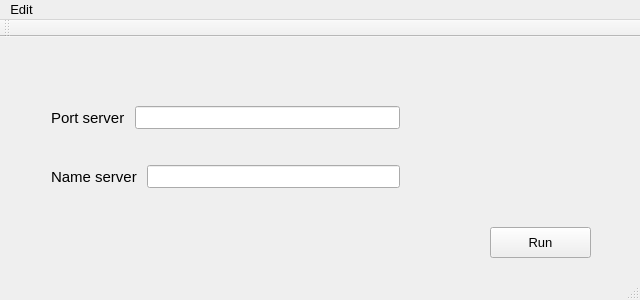
<?xml version="1.0" encoding="UTF-8"?>
<ui version="4.0">
 <class>MonitorApp</class>
 <widget class="QMainWindow" name="MonitorApp">
  <property name="geometry">
   <rect>
    <x>0</x>
    <y>0</y>
    <width>640</width>
    <height>300</height>
   </rect>
  </property>
  <property name="font">
   <font>
    <pointsize>10</pointsize>
    <weight>50</weight>
    <italic>false</italic>
    <bold>false</bold>
   </font>
  </property>
  <property name="windowTitle">
   <string>Monitor Application</string>
  </property>
  <widget class="QWidget" name="centralWidget">
   <widget class="QPushButton" name="ButtonRunning">
    <property name="geometry">
     <rect>
      <x>490</x>
      <y>190</y>
      <width>101</width>
      <height>31</height>
     </rect>
    </property>
    <property name="text">
     <string>Run</string>
    </property>
    <property name="checkable">
     <bool>false</bool>
    </property>
   </widget>
   <widget class="QWidget" name="layoutWidget">
    <property name="geometry">
     <rect>
      <x>40</x>
      <y>30</y>
      <width>371</width>
      <height>161</height>
     </rect>
    </property>
    <layout class="QVBoxLayout" name="VerticalLayout">
     <property name="spacing">
      <number>8</number>
     </property>
     <item>
      <layout class="QHBoxLayout" name="HorizontalLayoutPort_2">
       <property name="spacing">
        <number>10</number>
       </property>
       <item>
        <widget class="QLabel" name="LabelPort">
         <property name="font">
          <font>
           <pointsize>11</pointsize>
          </font>
         </property>
         <property name="text">
          <string>Port server</string>
         </property>
        </widget>
       </item>
       <item>
        <widget class="QLineEdit" name="LineEditPort">
         <property name="font">
          <font>
           <pointsize>10</pointsize>
          </font>
         </property>
        </widget>
       </item>
      </layout>
     </item>
     <item>
      <layout class="QHBoxLayout" name="HorizontalLayoutName">
       <property name="spacing">
        <number>10</number>
       </property>
       <property name="sizeConstraint">
        <enum>QLayout::SetNoConstraint</enum>
       </property>
       <property name="leftMargin">
        <number>0</number>
       </property>
       <property name="rightMargin">
        <number>0</number>
       </property>
       <property name="bottomMargin">
        <number>0</number>
       </property>
       <item>
        <widget class="QLabel" name="LabelName">
         <property name="font">
          <font>
           <pointsize>11</pointsize>
          </font>
         </property>
         <property name="text">
          <string>Name server</string>
         </property>
        </widget>
       </item>
       <item>
        <widget class="QLineEdit" name="LineEditName">
         <property name="font">
          <font>
           <pointsize>10</pointsize>
          </font>
         </property>
        </widget>
       </item>
      </layout>
     </item>
    </layout>
   </widget>
   <zorder>layoutWidget</zorder>
   <zorder>ButtonRunning</zorder>
  </widget>
  <widget class="QMenuBar" name="menuBar">
   <property name="geometry">
    <rect>
     <x>0</x>
     <y>0</y>
     <width>640</width>
     <height>21</height>
    </rect>
   </property>
   <widget class="QMenu" name="MainMenuEdit">
    <property name="title">
     <string>Edit</string>
    </property>
    <addaction name="MenuExit"/>
   </widget>
   <addaction name="MainMenuEdit"/>
  </widget>
  <widget class="QToolBar" name="mainToolBar">
   <attribute name="toolBarArea">
    <enum>TopToolBarArea</enum>
   </attribute>
   <attribute name="toolBarBreak">
    <bool>false</bool>
   </attribute>
  </widget>
  <widget class="QStatusBar" name="statusBar"/>
  <action name="actionPort">
   <property name="text">
    <string>Port</string>
   </property>
  </action>
  <action name="MenuExit">
   <property name="text">
    <string>Exit</string>
   </property>
   <property name="shortcut">
    <string>Ctrl+E</string>
   </property>
  </action>
 </widget>
 <layoutdefault spacing="6" margin="11"/>
 <resources/>
 <connections>
  <connection>
   <sender>MenuExit</sender>
   <signal>triggered()</signal>
   <receiver>MonitorApp</receiver>
   <slot>close()</slot>
   <hints>
    <hint type="sourcelabel">
     <x>-1</x>
     <y>-1</y>
    </hint>
    <hint type="destinationlabel">
     <x>319</x>
     <y>149</y>
    </hint>
   </hints>
  </connection>
 </connections>
</ui>
